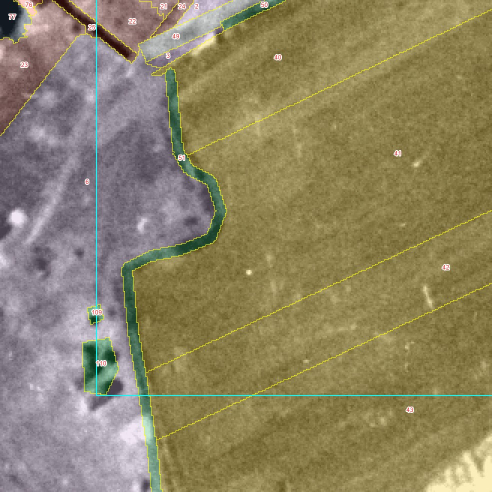
#> input picture daten/landseg/H0/a-alles-frei/abgabe/r0c0/arbeit/ov_0_300.jpg, 984 x 984 px, given in place of r0c0.png, which was not available (shown at 1/2 size)
$ python bau.py ov_0_300.jpg
#> lines starting #> are read from the running program, lines starting #| are printed output that depends on the picture; after the words box and inside, x2 and y2 are one past the last pixel; in counts of white or black regions, pixels touching at a corner belong together
### daten/landseg/H0/a-alles-frei/abgabe/r0c0/arbeit/spec.py
# Eigene Zeichnung der Teilkachel r0c0 (H0), Fassung A. Koordinaten in Bildpunkten der Teilkachel (628 x 628).
# Jedes Element: (schluessel, klasse, name, sicher, grund, geometrie). Spätere Elemente überdecken frühere.
import numpy as np

def frame(o, t, n):
    o = np.array(o, float); t = np.array(t, float); n = np.array(n, float)
    def f(pts):
        return [tuple(o + u * t + v * n) for u, v in pts]
    return f

def rect(u0, u1, v0, v1):
    return [(u0, v0), (u1, v0), (u1, v1), (u0, v1)]

FA = frame((193, 0), (-0.622, 0.783), (0.783, 0.622))      # Häuserzeile an Straße A (u entlang Straße, v quer)
FB2 = frame((400, 15), (0.644, 0.765), (-0.765, 0.644))    # Block B2 an Straße D
FB3 = frame((480, 0), (0.866, 0.5), (-0.5, 0.866))         # Block B3 rechts von Weg F
FF = frame((100, 380), (0.909, -0.417), (0.417, 0.909))    # Feldstreifen (u entlang, v quer)
F4 = frame((440, 240), (0.885, -0.466), (0.466, 0.885))    # Block B4 rechts von Straße C

def P(pts):
    return ('poly', [tuple(map(float, p)) for p in pts])

def B(pts, w):
    return ('band', [tuple(map(float, p)) for p in pts], w)

# Mittellinie Straße C (heller Fahrbahnstreifen), aus Zeilenprofilen
C_MITTE = [(402, 182), (401, 212), (405, 228), (418, 244), (425, 260), (432, 275), (440, 290), (448, 302),
           (459, 320), (475, 350), (485, 370), (493, 400), (504, 420), (512, 440), (521, 460), (534, 480),
           (543, 500), (557, 520), (569, 540), (578, 560), (585, 575)]

def versatz(linie, dx):
    return [(x + dx, y) for x, y in linie]

E = []
def add(k, kl, name, sicher, grund, geo):
    E.append(dict(key=k, klasse=kl, name=name, sicher=sicher, grund=grund, geo=geo))

U_ = 'Hofstelle: Dach und Hof auf dem Scan nicht trennbar'

# ---------------- Grundflächen ----------------
add('acker_nw', '3.1', 'Acker nordwestlich Straße A', False,
    'Ackerstreifen wahrscheinlich (feine Längsstreifen), Grünland auf SW nicht ausschließbar',
    P(FA([(-80, -200), (460, -200), (460, -14), (-80, -14)])))
add('anger', '5.1', 'Anger / offene Freifläche hinter den Höfen', False,
    'unregelmäßig helle Fläche mit Trittspuren; Belag (Gras, Erde) auf SW nicht bestimmbar',
    P([(60, 330), (200, 190), (330, 40), (420, 40), (420, 300), (330, 310), (200, 330), (110, 360), (60, 360)]))
add('brache_sw', '5.2', 'Brache / Weide am Ortsrand', False,
    'helle, fleckige Fläche mit Büschen; Weide, Brache oder Gartenland auf SW nicht trennbar',
    P([(-5, 300), (85, 338), (113, 348), (118, 400), (125, 412), (140, 420), (147, 440), (140, 458), (120, 466),
       (100, 470), (84, 478), (88, 520), (95, 560), (101, 600), (105, 640), (-5, 640)]))

# Garten- und Grünflächen im Ort
add('garten_nord', '1.4', 'Garten-/Grünfläche zwischen Straße D und Weg F', False,
    'gleichmäßig dunkelgraue Fläche; Garten, Wiese oder kleiner Acker nicht trennbar',
    P([(405, -5), (565, -5), (505, 100), (490, 100)]))
add('kontext_oben', '1.3', 'Hofstellen oberhalb Block B2 (nur Kontext)', False, U_, P([(330, -5), (412, -5), (400, 15), (352, 56), (330, 40)]))
add('garten_dreieck', '1.4', 'Dreiecksfläche zwischen Straßen E, D und Block B4', False,
    'gleichmäßig dunkelgraue Fläche; Garten, Wiese oder Acker nicht trennbar',
    P([(405, 190), (455, 135), (498, 100), (540, 135), (575, 163), (563, 173), (430, 243), (412, 236)]))

# Blöcke als Grundfläche (Hofstellen ungetrennt)
PLOTS = [-80, -18, 21, 56, 88, 124, 158, 194, 228, 262, 296, 330, 440]
for i, (a, b) in enumerate(zip(PLOTS, PLOTS[1:])):
    add(f'hof_a{i}', '1.3', f'Hofstelle Zeile A, Parzelle {i}', False, U_, P(FA(rect(a, b, 24, 129 if b < 400 else 90))))
add('mauer_a', '1.5', 'hintere Grenzlinie der Hofzeile A (Mauer oder Hecke, mit Schatten)', False,
    'durchgehende dunkle Linie; Mauer, Zaun oder Hecke nicht unterscheidbar', P(FA(rect(-80, 334, 129, 136))))
add('zaun_a', '1.5', 'Grenzlinie zwischen Parzellen 10 und 11', False, 'schmale dunkle Linie, Mauer oder Zaun',
    P(FA(rect(327, 333, 28, 129))))
add('b2_hof', '1.2', 'Hofraum Block B2', False, 'helle bis mittelgraue offene Fläche zwischen den Häusern; Schuppen nicht auszuschließen',
    P(FB2(rect(-6, 118, -4, 106))))
add('b3_hof', '1.3', 'Hofstellen Block B3 (Rand)', False, U_, P(FB3(rect(68, 220, -60, 72))))
add('b4_hof', '1.3', 'Hofstellen Block B4', False, U_,
    P([(x + 3, y) for x, y in C_MITTE if y >= 243] + [(640, 640), (640, 200), (563, 173), (430, 243)]))

# Feldregion (wird in Streifen geteilt): links Hecke, oben Feldweg, rechts Baumreihe an Straße C, unten Weg H
FELD_OBEN = FF([(14, -28), (60, -33), (120, -38), (200, -40), (228, -35), (232, 18), (330, 22)])
FELD_RECHTS = versatz(C_MITTE[6:], -30)
FELD_LINKS = [(113, 348), (118, 400), (125, 412), (140, 420), (147, 440), (140, 458), (120, 466), (100, 470),
              (84, 478), (88, 520), (95, 560), (101, 600), (105, 640)]
FELD = FELD_OBEN + [p for p in FELD_RECHTS if p[1] > FELD_OBEN[-1][1]] + [(600, 640)] + FELD_LINKS[::-1]
def strip(v0a, v0b, v1a, v1b, u0=-150, u1=360):
    return FF([(u0, v0a), (u1, v0b), (u1, v1b), (u0, v1a)])
add('feld_s1', '3.1', 'Ackerstreifen 1 (oben, heller)', False, 'Streifenparzelle hell; Acker sehr wahrscheinlich, Fruchtart offen',
    ('clip', P(FELD), P(strip(-80, -80, 33, 25))))
add('feld_s2', '3.1', 'Ackerstreifen 2 (breit, dunkel)', False, 'Streifenparzelle; Acker oder Grünland auf SW nicht sicher',
    ('clip', P(FELD), P(strip(33, 25, 152, 148))))
add('feld_s3', '3.1', 'Ackerstreifen 3', False, 'schwache Streifengrenze (heller Rain), Lage geschätzt',
    ('clip', P(FELD), P(strip(152, 148, 196, 193))))
add('feld_s4', '3.1', 'Ackerstreifen 4 (unten links)', False, 'Streifenparzelle; Grenze zu Streifen 3 schwach',
    ('clip', P(FELD), P(strip(196, 193, 400, 400, -150, 205))))
add('feld_s5', '3.1', 'Ackerparzelle 5 (unten rechts, umrandet)', False, 'Parzelle mit dunklem Rand; Acker wahrscheinlich',
    ('clip', P(FELD), P(strip(193, 193, 400, 400, 205, 360))))

# ---------------- Wege und Straßen ----------------
add('bankett_a_l', '2.3', 'Straßenrand links von Straße A', False, 'heller Grünstreifen mit Graben; Bewuchs nicht bestimmbar',
    P(FA(rect(-80, 460, -14, 0))))
add('rand_a_r', '2.3', 'Straßenrand / Vorplatz rechts von Straße A', False, 'mittelgrauer Streifen vor den Höfen; Belag offen',
    P(FA(rect(-80, 460, 12, 24))))
add('str_a', '2.1', 'Straße A (Hauptstraße nach Nordosten)', True, '', P(FA(rect(-80, 460, 0, 12))))
add('feldweg_oben', '2.2', 'Feldweg am oberen Feldrand', False, 'heller Streifen; Weg oder Rain',
    P(FF([(14, -50), (215, -50), (215, -40), (14, -38)])))
add('hecke_feld', '4.2', 'Gebüschreihe am oberen Feldrand', False, 'Reihe dunkler Flecken; Büsche oder Schatten',
    P(FF([(70, -41), (190, -43), (190, -37), (70, -35)])))
add('hecke_links', '4.2', 'Hecke / Feldrain am linken Feldrand', False, 'dunkle Linie mit Büschen; Hecke oder Graben',
    B(FELD_LINKS, 5))
add('str_d', '2.1', 'Straße D (nordwestlicher Teil)', True, '', P(FB2(rect(-60, 125, -21, -4))))
add('weg_f', '2.2', 'Gasse F nach Norden', False, 'heller Streifen, schmaler als die Straßen; Belag offen',
    B([(503, 98), (558, -5)], 13))
add('str_d2', '2.1', 'Straße D (südöstlicher Teil)', True, '', B([(492, 98), (540, 135), (575, 163), (640, 212)], 16))
add('str_e', '2.1', 'Straße E (Verbindung zur Straße C)', True, '', B([(498, 100), (455, 135), (420, 165), (402, 185)], 16))
add('weg_g', '2.2', 'Weg G am Block B2', False, 'heller Streifen entlang Block B2; Weg oder Platzrand', B([(398, 182), (370, 150), (335, 108)], 11))
add('baeume_c', '4.2', 'Baumreihe links an Straße C', False, 'Reihe dunkler runder Flecken; Bäume wahrscheinlich, teils Schatten',
    ('bandvar', versatz(C_MITTE[3:20], -26), 9))
add('rand_c', '2.3', 'Randstreifen links der Straße C', False, 'matter heller Streifen neben der Fahrbahn; Gehweg oder Bankett',
    ('bandvar', versatz(C_MITTE[3:19], -14), 10))
add('str_c', '2.1', 'Straße C (nach Süden)', True, '', ('bandvar', C_MITTE, 15))
add('str_h', '2.1', 'Weg/Straße H am Südrand', False, 'heller Streifen; Straße oder breiter Feldweg', B([(585, 575), (540, 597), (500, 617), (470, 640)], 15))
add('str_c_sued', '2.1', 'Straße C nach Süden (Rand)', False, 'nur im Kontextrand', B([(585, 575), (640, 640)], 15))

### daten/landseg/H0/a-alles-frei/abgabe/r0c0/arbeit/bau.py
# Baut aus spec.py die Label-Karte (628 x 628) und Kontrollbilder. Aufruf: python -B bau.py [--snap] [--ausgabe]
import sys, json, importlib
import numpy as np
import cv2
import scipy.ndimage as ndi
from PIL import Image, ImageDraw, ImageFont

ARBEIT = 'C:/Users/Phil/Developement/Victor/daten/landseg/H0/a-alles-frei/abgabe/r0c0/arbeit/'
ABGABE = 'C:/Users/Phil/Developement/Victor/daten/landseg/H0/a-alles-frei/abgabe/r0c0/'
BILD = 'C:/Users/Phil/Developement/Victor/daten/landseg/H0/teilkacheln/r0c0.png'
H = W = 628
KERN = (64, 64, 564, 564)
S = 8  # Unterabtastung für Rasterung

sys.path.insert(0, ARBEIT)
import spec
import spec2

img = np.array(Image.open(BILD)).astype(float)
if img.ndim == 3:
    img = img[..., 0]
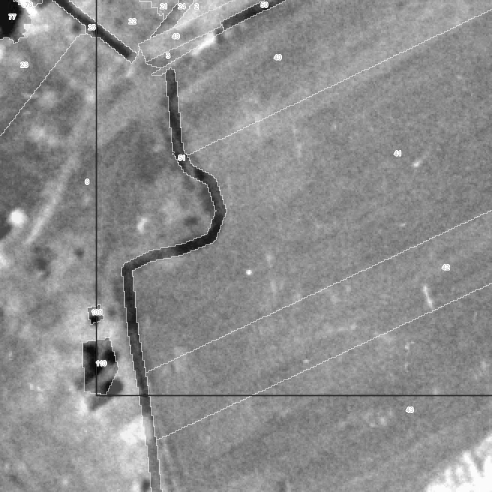
#> img: shape (984, 984) float64 (shown at 1/2 size); min 0, max 255, mean 141.5


def maske(geo):
    m = np.zeros((H, W), np.uint8)
    art = geo[0]
    if art == 'poly':
        pts = np.round((np.array(geo[1]) + 0.0) * S).astype(np.int32)  # Bildpunktmitte bei x+0.5 -> grob
        cv2.fillPoly(m, [pts], 1, lineType=cv2.LINE_8, shift=3)
    elif art in ('band', 'bandvar'):
        pts = np.round(np.array(geo[1]) * S).astype(np.int32)
        w = int(round(geo[2]))
        cv2.polylines(m, [pts], False, 1, thickness=w, lineType=cv2.LINE_8, shift=3)
    elif art == 'clip':
        m = maske(geo[1]) & maske(geo[2])
    return m.astype(bool)


SCHUETZEN = {'feld_s1', 'feld_s2', 'feld_s3', 'feld_s4', 'feld_s5', 'acker_nw', 'brache_sw', 'mauer_a', 'zaun_a', 'hecke_links', 'hecke_feld', 'feldweg_oben', 'baeume_c', 'rand_c', 'weg_f', 'weg_g', 'b4_weg', 'str_a', 'bankett_a_l', 'rand_a_r', 'str_c', 'str_d', 'str_d2', 'str_e', 'str_h', 'str_c_sued'}


def einrasten(karte):
    """Grenzen auf Bildkanten ziehen: je Superpixel (SLIC) die Mehrheit der gezeichneten Elemente.
    Geschützte Elemente (Linien, Straßen) bleiben bildpunktgleich und wachsen nicht."""
    from skimage.segmentation import slic
    g = ndi.gaussian_filter(img, 1.0)
    g = (g - g.min()) / (g.max() - g.min())
    sp = slic(g, n_segments=H * W // 18, compactness=0.08, channel_axis=None, start_label=1, enforce_connectivity=True)
    schutz = np.zeros(len(spec.E) + 1, bool)
    for i, e in enumerate(spec.E, start=1):
        schutz[i] = e['key'] in SCHUETZEN
    geschuetzt = schutz[karte]
    neu = karte.copy()
    frei = ~geschuetzt
    lab = sp[frei]; val = karte[frei]
    # Mehrheit je Superpixel (nur über freie Bildpunkte)
    order = np.lexsort((val, lab))
    lab_s, val_s = lab[order], val[order]
    paare, cnt = np.unique(np.stack([lab_s, val_s]), axis=1, return_counts=True)
    best = {}
    for (l, v), c in zip(paare.T, cnt):
        if l not in best or c > best[l][1]:
            best[l] = (v, c)
    mehr = np.zeros(sp.max() + 1, np.int32)
    for l, (v, c) in best.items():
        mehr[l] = v
    neu[frei] = mehr[sp[frei]]
    return neu


def baue(snap=False):
#> called with snap = False
    karte = np.zeros((H, W), np.int32)
    for i, e in enumerate(spec.E, start=1):
        karte[maske(e['geo'])] = i
    # Lücken: nächstes Element
    if (karte == 0).any():
        idx = ndi.distance_transform_edt(karte == 0, return_distances=False, return_indices=True)
        karte = karte[idx[0], idx[1]]
    if snap:
        karte = einrasten(karte)
    # Zusammenhang: je Element Teile; kleine Teile (< 25 px) an den Nachbarn mit längster Grenze
    seg = np.zeros((H, W), np.int32)
    meta = []
    nid = 0
    for i, e in enumerate(spec.E, start=1):
        lab, n = ndi.label(karte == i)
        if n == 0:
            continue
        groessen = ndi.sum(np.ones_like(lab), lab, range(1, n + 1))
        reihen = np.argsort(-groessen)
        for rang, k in enumerate(reihen):
            nid += 1
            seg[lab == k + 1] = nid
            meta.append(dict(elem=i - 1, teil=rang, flaeche=int(groessen[k])))
    # kleine Teile verschmelzen
    while True:
        ids, cnt = np.unique(seg, return_counts=True)
        klein = [(c, s) for s, c in zip(ids, cnt) if c < 25 or (meta[s - 1]['teil'] > 0 and c < 80)]
        if not klein:
            break
        klein.sort()
        c, s = klein[0]
        m = seg == s
        rand = ndi.binary_dilation(m, np.ones((3, 3), bool)) & ~m
        nb, nc = np.unique(seg[rand], return_counts=True)
        if len(nb) == 0:
            break
        seg[m] = nb[np.argmax(nc)]
    # neu nummerieren
    ids = np.unique(seg)
    neu = np.zeros(seg.max() + 1, np.uint32)
    neu[ids] = np.arange(1, len(ids) + 1)
    out = neu[seg]
    infos = []
    for alt in ids:
        md = meta[alt - 1]
        e = spec.E[md['elem']]
        ys, xs = np.nonzero(seg == alt)
        im_kern = bool(((xs >= KERN[0]) & (xs < KERN[2]) & (ys >= KERN[1]) & (ys < KERN[3])).any())
        infos.append(dict(id=int(neu[alt]), key=e['key'], klasse=e['klasse'], name=e['name'] + (f' (Teil {md["teil"] + 1})' if md['teil'] else ''),
                          sicher=e['sicher'], grund=e['grund'], im_kern=im_kern, flaeche=int(len(xs)),
                          cx=float(xs.mean()), cy=float(ys.mean())))
    return out, infos


def farben():
    kat = json.load(open(ABGABE + 'kategorien-teil.json', encoding='utf-8'))
#> (reads daten/landseg/T0/fassung-c/abgabe/r0c1/kategorien-teil.json from the repository)
    return {k['code']: tuple(int(k['color'][i:i + 2], 16) for i in (1, 3, 5)) for k in kat['classes']}


def ueberlagerung(karte, infos, pfad, x0=0, y0=0, w=W, h=H, s=2, alpha=0.35, nummern=True, legende=False):
    fb = farben()
    sub = img[y0:y0 + h, x0:x0 + w]
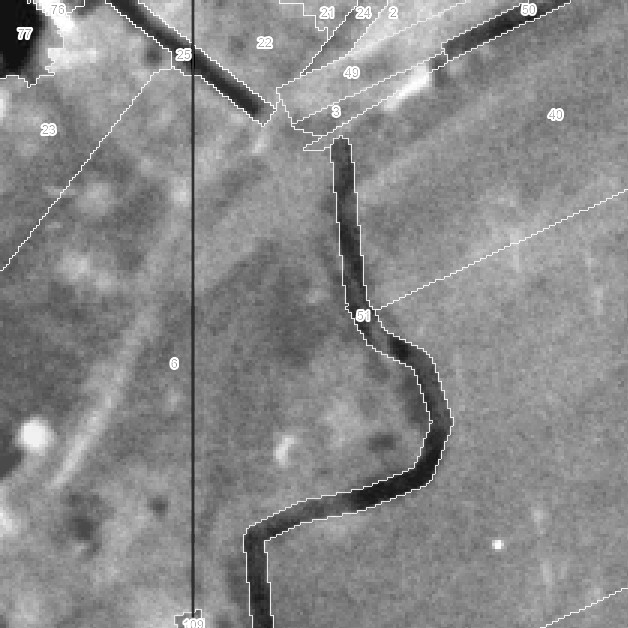
#> sub: shape (628, 628) float64; min 0, max 255, mean 137.3
    lo, hi = np.percentile(sub, 0.5), np.percentile(sub, 99.5)
#> lo = 26; hi = 252
    g = np.clip((sub - lo) / (hi - lo) * 255, 0, 255)
    rgb = np.stack([g] * 3, -1)
    L = karte[y0:y0 + h, x0:x0 + w]
    kl = {d['id']: d['klasse'] for d in infos}
    col = np.zeros_like(rgb)
    for d in infos:
        col[L == d['id']] = fb.get(d['klasse'], (255, 0, 255))
    rgb = rgb * (1 - alpha) + col * alpha
    big = np.kron(L, np.ones((s, s), L.dtype))
    rgb = np.kron(rgb, np.ones((s, s, 1)))
#> rgb: shape (1256, 1256, 3) float64
    e = np.zeros(big.shape, bool)
    e[:, 1:] |= big[:, 1:] != big[:, :-1]
    e[1:, :] |= big[1:, :] != big[:-1, :]
    rgb[e] = (255, 255, 0)
    im = Image.fromarray(rgb.astype(np.uint8))
    d = ImageDraw.Draw(im)
    # Kern
    kx0, ky0, kx1, ky1 = [(v - o) * s for v, o in zip(KERN, (x0, y0, x0, y0))]
    d.rectangle([kx0, ky0, kx1 - 1, ky1 - 1], outline=(0, 255, 255), width=2)
    f = ImageFont.truetype('arial.ttf', 12)
    if nummern:
        for di in infos:
            m = L == di['id']
            if m.sum() < 30:
                continue
            dt = ndi.distance_transform_edt(np.pad(m, 1))[1:-1, 1:-1]
            yy, xx = np.unravel_index(np.argmax(dt), dt.shape)
            t = str(di['id'])
            d.text((xx * s - 6, yy * s - 6), t, fill=(255, 40, 40), font=f, stroke_width=2, stroke_fill=(255, 255, 255))
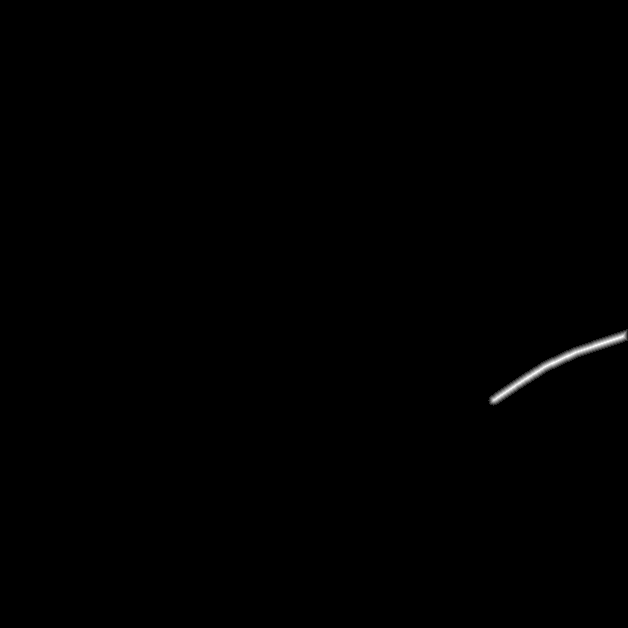
#> dt: shape (628, 628) float64; min 0, max 5.83, mean 0.0135; drawn with min black and max white
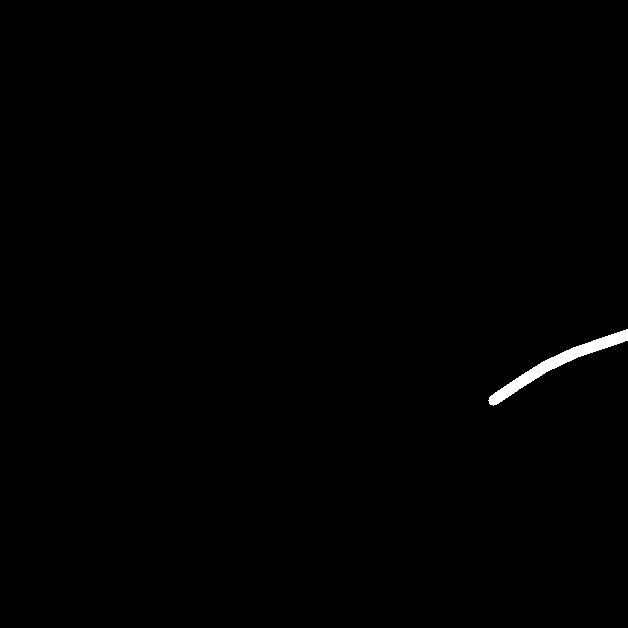
#> m: shape (628, 628) bool; 0.44% white; 1 white region, box (x1, y1, x2, y2) and area: (488, 329, 628, 406) 1728
    im.save(pfad, quality=90)
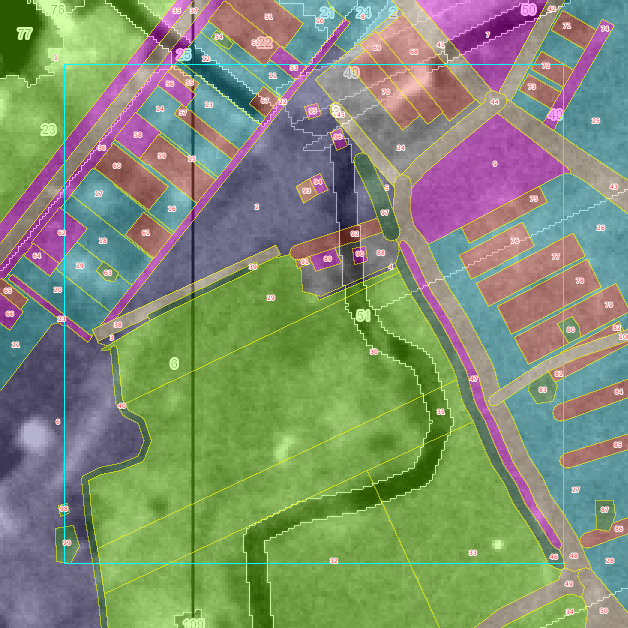
#> saved as ov_ganz.jpg: PIL image 1256x1256 RGB (shown at 1/2 size); mean R, G, B 129.3, 142.5, 114.3


if __name__ == '__main__':
    karte, infos = baue('--snap' in sys.argv)
    print('snap', '--snap' in sys.argv)
    np.save(ARBEIT + 'karte.npy', karte)
    json.dump(infos, open(ARBEIT + 'infos.json', 'w', encoding='utf-8'), ensure_ascii=False, indent=1)
    print('Segmente', len(infos), 'im Kern', sum(d['im_kern'] for d in infos))
    ueberlagerung(karte, infos, ARBEIT + 'ov_ganz.jpg')
    for (x, y) in [(0, 0), (300, 0), (0, 300), (300, 300)]:
        ueberlagerung(karte, infos, ARBEIT + f'ov_{x}_{y}.jpg', x, y, 328, 328, 3)
#> this loop made 4 passes
#> (lo in ueberlagerung, hi in ueberlagerung) on passes 1 to 4: (18, 255), (46, 255), (45, 239), (29, 236)
#> pass 1, in ueberlagerung (call 2), `sub = img[y0:y0 + h, x0:x0 + w]`:
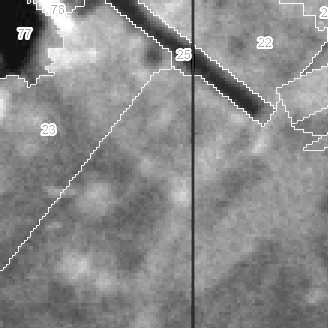
#> sub: shape (328, 328) float64; min 0, max 255, mean 137.2
#> pass 1, in ueberlagerung (call 2), `rgb = rgb * (1 - alpha) + col * alpha`:
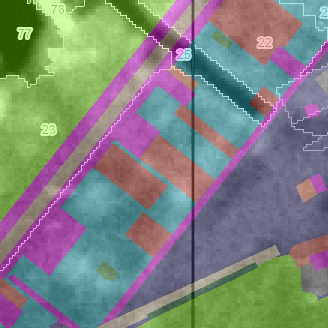
#> rgb: shape (328, 328, 3) float64; mean of channels 0, 1, 2 127.1, 132, 127.6; drawn as R, G, B
